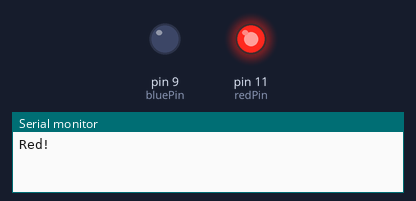
Recording of a sketch running on a simulated Arduino Uno, built with avr-gcc and run on an emulated ATmega328P. Parts: output pins drawn as LEDs (lit = HIGH), the last lines printed to the serial monitor.

Above: at 0.02 s.
At 1.32 s:
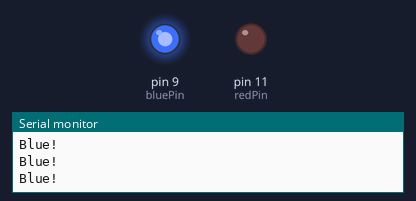
At 2.77 s:
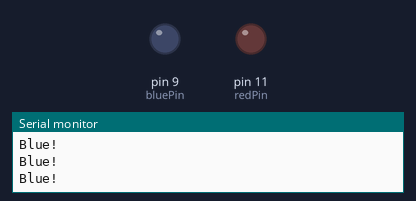
Timing chart, 0 to 3.1 s (numbered marks = the images above):
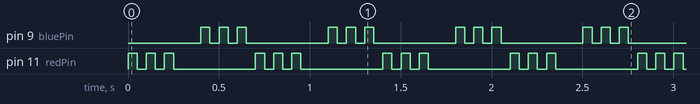

The sketch:

PoliceLights.ino
```cpp
// Project 1 - Police Lights by Dave1324

int ledDelay = 50; // delay by 50ms
int redPin = 11;
int bluePin = 9;


void setup() {
 Serial.begin(9600);

  pinMode(redPin, OUTPUT);
  pinMode(bluePin, OUTPUT);

}

void loop() {

digitalWrite(redPin, HIGH); // turn the red light on
Serial.println("Red!");
delay(ledDelay); // wait 50 ms

digitalWrite(redPin, LOW); // turn the red light off
Serial.println("Red!");
delay(ledDelay); // wait 50 ms

digitalWrite(redPin, HIGH); // turn the red light on
Serial.println("Red!");
delay(ledDelay); // wait 50 ms

digitalWrite(redPin, LOW); // turn the red light off
Serial.println("Red!");
delay(ledDelay); // wait 50 ms

digitalWrite(redPin, HIGH); // turn the red light on
Serial.println("Red!");
delay(ledDelay); // wait 50 ms

digitalWrite(redPin, LOW); // turn the red light off
Serial.println("Red!");
delay(ledDelay); // wait 50 ms

delay(100); // delay midpoint by 100ms

digitalWrite(bluePin, HIGH); // turn the blue light on
Serial.println("Blue!");
delay(ledDelay); // wait 50 ms

digitalWrite(bluePin, LOW); // turn the blue light off
Serial.println("Blue!");
delay(ledDelay); // wait 50 ms

digitalWrite(bluePin, HIGH); // turn the blue light on
Serial.println("Blue!");
delay(ledDelay); // wait 50 ms

digitalWrite(bluePin, LOW); // turn the blue light off
Serial.println("Blue!");
delay(ledDelay); // wait 50 ms

digitalWrite(bluePin, HIGH); // turn the blue light on
Serial.println("Blue!");
delay(ledDelay); // wait 50 ms

digitalWrite(bluePin, LOW); // turn the blue light off
Serial.println("Blue!");
delay(ledDelay); // wait 50 ms

}
```

Measured:
- by itself, pin 9 (bluePin), pin 11 (redPin): repeats every 0.70 s: 2 × (LOW 0.05 s, HIGH 0.05 s), LOW 0.45 s, HIGH 0.05 s
